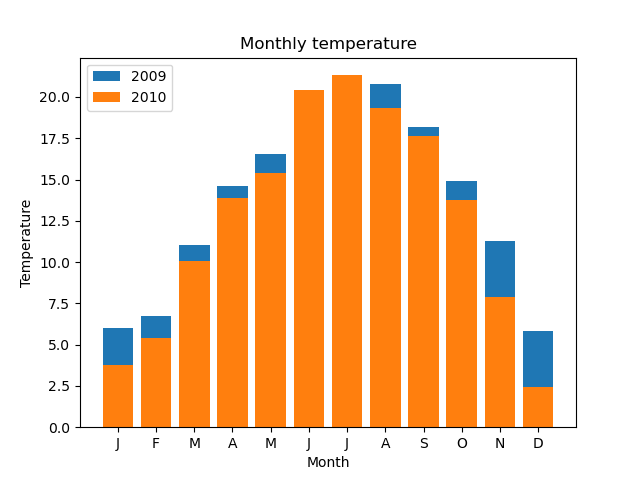

Recreate this plot in Python.
# Author:  Martin McBride
# Created: 2022-03-23
# Copyright (C) 2022, Martin McBride
# License: MIT

import matplotlib.pyplot as plt
import csv

with open("2009-temp-monthly.csv") as csv_file:
    csv_reader = csv.reader(csv_file, quoting=csv.QUOTE_NONNUMERIC)
    temperature_2009 = [x[0] for x in csv_reader]

with open("2010-temp-monthly.csv") as csv_file:
    csv_reader = csv.reader(csv_file, quoting=csv.QUOTE_NONNUMERIC)
    temperature_2010 = [x[0] for x in csv_reader]

month_names = ["J", "F", "M", "A", "M", "J",
               "J", "A", "S", "O", "N", "D"]

months = range(12)

plt.title("Monthly temperature")
plt.xlabel("Month")
plt.ylabel("Temperature")

plt.bar(months, temperature_2009, label="2009")
plt.bar(months, temperature_2010, label="2010")
plt.xticks(months, month_names)

plt.legend(loc="upper left")

plt.savefig("2year-barchart-monthly-temperatures-overlap.png")
plt.show()
